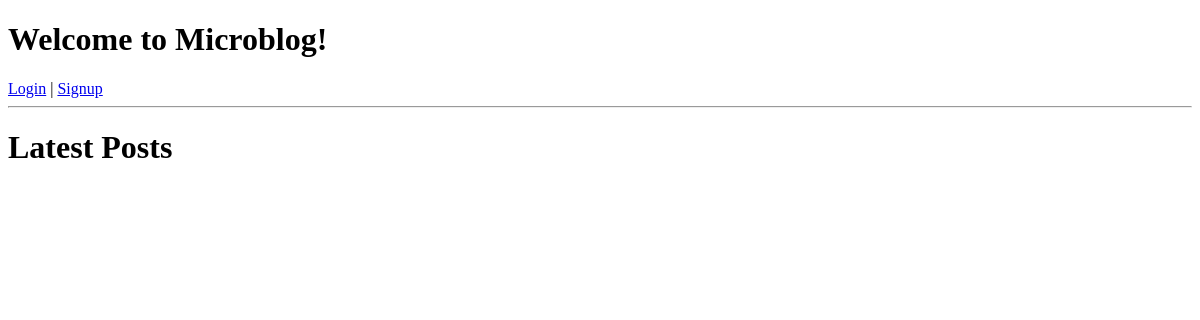
Before: / with the older database file.
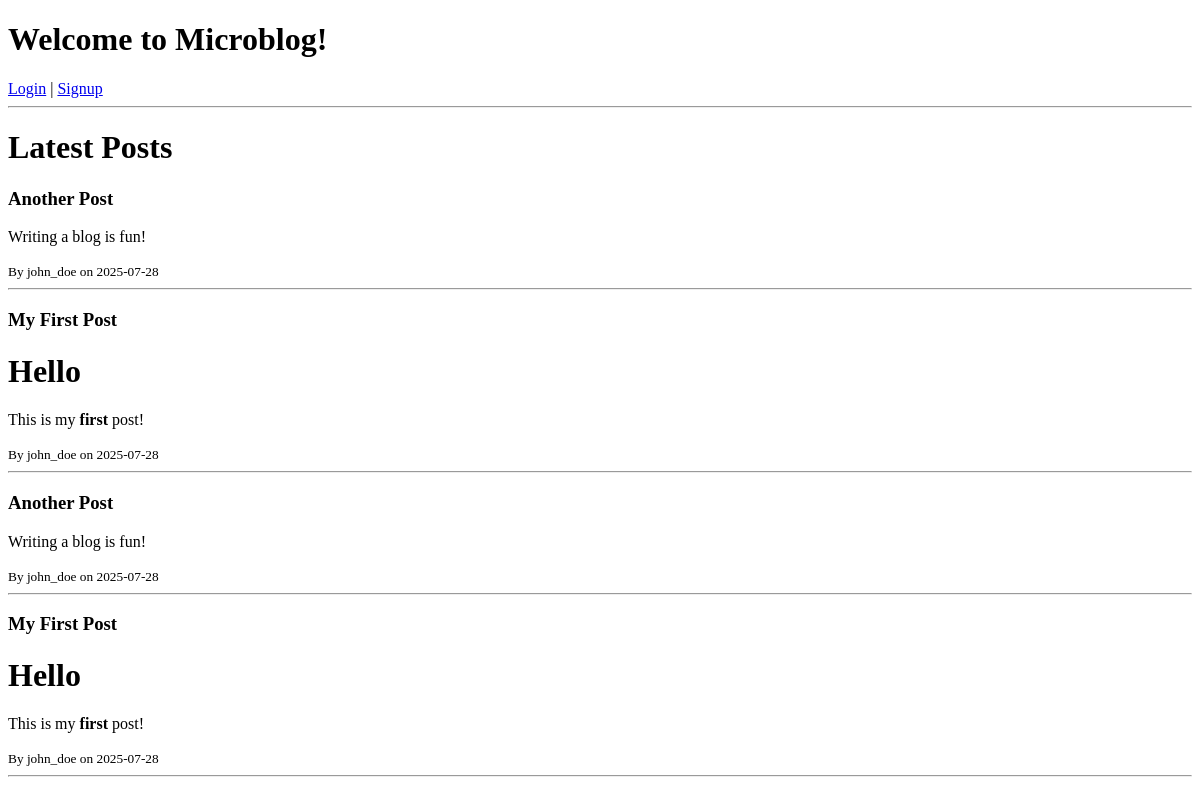
After: the same page with the newer database file.
### app/models.py (models this page shows, shortened)
class Post(db.Model):
    id = db.Column(db.Integer, primary_key=True)
    title = db.Column(db.String(140), nullable=False)
    content = db.Column(db.Text, nullable=False)
    timestamp = db.Column(db.DateTime, index=True, default=datetime.utcnow)
    user_id = db.Column(db.Integer, db.ForeignKey('user.id'))

class User(UserMixin, db.Model):
    id = db.Column(db.Integer, primary_key=True)
    username = db.Column(db.String(64), unique=True, nullable=False)
    email = db.Column(db.String(120), unique=True, nullable=False)
    password_hash = db.Column(db.String(128))
    posts = db.relationship('Post', backref='author', lazy='dynamic')

### app/routes.py (the view)
@main.route('/')
def index():
    posts = Post.query.order_by(Post.timestamp.desc()).all()
    for post in posts:
        post.content_html = Markup(markdown.markdown(post.content))
    return render_template('index.html', posts=posts)

### app/__init__.py (called while the page is built)
def create_app():
    app = Flask(__name__)
    app.config.from_object(Config)
    db.init_app(app)
    migrate.init_app(app, db)
    login.init_app(app)
    from .routes import main as main_blueprint
    app.register_blueprint(main_blueprint)
    @app.template_filter('markdown')
    def markdown_filter(text):
        return Markup(markdown.markdown(text, extensions=["fenced_code"]))
    return app

### app/templates/index.html (shortened to what this page needs)
{% extends "base.html" %}
{% block content %}
  <h1>Latest Posts</h1>
  {% for post in posts %}
    <div>
      <h3>{{ post.title }}</h3>
      <p>{{ post.content | markdown }}</p>
      <small>By {{ post.author.username }} on {{ post.timestamp.strftime('%Y-%m-%d') }}</small>
    </div>
    <hr>
  {% endfor %}
{% endblock %}

### app/templates/base.html (shortened to what this page needs)
<!doctype html>
<html>
<head>
</head>
<body>
    <h1>Welcome to Microblog!</h1>
    {% if current_user.is_authenticated %}
      Logged in as {{ current_user.username }} |
      <a href="{{ url_for('main.logout') }}">Logout</a>
    {% else %}
      <a href="{{ url_for('main.login') }}">Login</a> |
      <a href="{{ url_for('main.signup') }}">Signup</a>
    {% endif %}
    <hr>
    {% block content %}{% endblock %}
</body>
</html>

Changed rows visible on the page:
added Post: title "Another Post", content "Writing a blog is fun!", author.username "john_doe", timestamp "2025-07-28"
added Post: title "My First Post", content "Hello This is my first post!", author.username "john_doe", timestamp "2025-07-28"
added Post: title "Another Post", content "Writing a blog is fun!", author.username "john_doe", timestamp "2025-07-28"
added Post: title "My First Post", content "Hello This is my first post!", author.username "john_doe", timestamp "2025-07-28"
